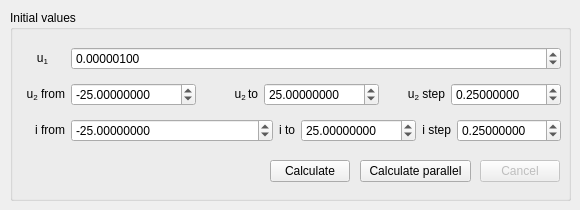
   <widget class="QWidget" name="tab_u2i">
    <attribute name="title">
     <string>u2, i</string>
    </attribute>
    <widget class="QGroupBox" name="groupBox_4">
     <property name="geometry">
      <rect>
       <x>10</x>
       <y>10</y>
       <width>561</width>
       <height>191</height>
      </rect>
     </property>
     <property name="title">
      <string>Initial values</string>
     </property>
     <widget class="QWidget" name="verticalLayoutWidget_3">
      <property name="geometry">
       <rect>
        <x>10</x>
        <y>30</y>
        <width>541</width>
        <height>111</height>
       </rect>
      </property>
      <layout class="QVBoxLayout" name="verticalLayout_4">
       <item>
        <layout class="QHBoxLayout" name="horizontalLayout_9">
         <item>
          <layout class="QHBoxLayout" name="horizontalLayout_78">
           <item>
            <widget class="QLabel" name="label_75">
             <property name="maximumSize">
              <size>
               <width>45</width>
               <height>16777215</height>
              </size>
             </property>
             <property name="text">
              <string>&lt;html&gt;&lt;head/&gt;&lt;body&gt;&lt;p align=&quot;center&quot;&gt;u&lt;span style=&quot; vertical-align:sub;&quot;&gt;1&lt;/span&gt;&lt;/p&gt;&lt;/body&gt;&lt;/html&gt;</string>
             </property>
            </widget>
           </item>
           <item>
            <widget class="QDoubleSpinBox" name="input_u1_u2i">
             <property name="decimals">
              <number>8</number>
             </property>
             <property name="minimum">
              <double>-1000.000000000000000</double>
             </property>
             <property name="maximum">
              <double>1000.000000000000000</double>
             </property>
             <property name="value">
              <double>0.000001000000000</double>
             </property>
            </widget>
           </item>
          </layout>
         </item>
        </layout>
       </item>
       <item>
        <layout class="QHBoxLayout" name="horizontalLayout_8">
         <item>
          <layout class="QHBoxLayout" name="horizontalLayout_75">
           <item>
            <widget class="QLabel" name="label_72">
             <property name="maximumSize">
              <size>
               <width>45</width>
               <height>16777215</height>
              </size>
             </property>
             <property name="text">
              <string>&lt;html&gt;&lt;head/&gt;&lt;body&gt;&lt;p align=&quot;right&quot;&gt;u&lt;span style=&quot; vertical-align:sub;&quot;&gt;2&lt;/span&gt; from&lt;/p&gt;&lt;/body&gt;&lt;/html&gt;</string>
             </property>
            </widget>
           </item>
           <item>
            <widget class="QDoubleSpinBox" name="input_u2_from_u2i">
             <property name="decimals">
              <number>8</number>
             </property>
             <property name="minimum">
              <double>-1000.000000000000000</double>
             </property>
             <property name="maximum">
              <double>1000.990000000000009</double>
             </property>
             <property name="singleStep">
              <double>1.000000000000000</double>
             </property>
             <property name="value">
              <double>-25.000000000000000</double>
             </property>
            </widget>
           </item>
          </layout>
         </item>
         <item>
          <layout class="QHBoxLayout" name="horizontalLayout_76">
           <item>
            <widget class="QLabel" name="label_73">
             <property name="maximumSize">
              <size>
               <width>60</width>
               <height>16777215</height>
              </size>
             </property>
             <property name="text">
              <string>&lt;html&gt;&lt;head/&gt;&lt;body&gt;&lt;p align=&quot;right&quot;&gt;u&lt;span style=&quot; vertical-align:sub;&quot;&gt;2 &lt;/span&gt;to&lt;/p&gt;&lt;/body&gt;&lt;/html&gt;</string>
             </property>
            </widget>
           </item>
           <item>
            <widget class="QDoubleSpinBox" name="input_u2_to_u2i">
             <property name="decimals">
              <number>8</number>
             </property>
             <property name="minimum">
              <double>-1000.000000000000000</double>
             </property>
             <property name="maximum">
              <double>1000.000000000000000</double>
             </property>
             <property name="value">
              <double>25.000000000000000</double>
             </property>
            </widget>
           </item>
          </layout>
         </item>
         <item>
          <layout class="QHBoxLayout" name="horizontalLayout_77">
           <item>
            <widget class="QLabel" name="label_74">
             <property name="maximumSize">
              <size>
               <width>60</width>
               <height>16777215</height>
              </size>
             </property>
             <property name="text">
              <string>&lt;html&gt;&lt;head/&gt;&lt;body&gt;&lt;p align=&quot;right&quot;&gt;u&lt;span style=&quot; vertical-align:sub;&quot;&gt;2&lt;/span&gt; step&lt;/p&gt;&lt;/body&gt;&lt;/html&gt;</string>
             </property>
            </widget>
           </item>
           <item>
            <widget class="QDoubleSpinBox" name="input_u2_step_u2i">
             <property name="decimals">
              <number>8</number>
             </property>
             <property name="minimum">
              <double>0.000001000000000</double>
             </property>
             <property name="maximum">
              <double>100.000000000000000</double>
             </property>
             <property name="value">
              <double>0.250000000000000</double>
             </property>
            </widget>
           </item>
          </layout>
         </item>
        </layout>
       </item>
       <item>
        <layout class="QHBoxLayout" name="horizontalLayout_7">
         <item>
          <layout class="QHBoxLayout" name="horizontalLayout_72">
           <item>
            <widget class="QLabel" name="label_69">
             <property name="sizePolicy">
              <sizepolicy hsizetype="MinimumExpanding" vsizetype="Ignored">
               <horstretch>0</horstretch>
               <verstretch>0</verstretch>
              </sizepolicy>
             </property>
             <property name="maximumSize">
              <size>
               <width>45</width>
               <height>16777215</height>
              </size>
             </property>
             <property name="text">
              <string>&lt;html&gt;&lt;head/&gt;&lt;body&gt;&lt;p align=&quot;right&quot;&gt;i from&lt;/p&gt;&lt;/body&gt;&lt;/html&gt;</string>
             </property>
            </widget>
           </item>
           <item>
            <widget class="QDoubleSpinBox" name="input_i_from_u2i">
             <property name="decimals">
              <number>8</number>
             </property>
             <property name="minimum">
              <double>-1000.000000000000000</double>
             </property>
             <property name="maximum">
              <double>1000.000000000000000</double>
             </property>
             <property name="value">
              <double>-25.000000000000000</double>
             </property>
            </widget>
           </item>
          </layout>
         </item>
         <item>
          <layout class="QHBoxLayout" name="horizontalLayout_73">
           <item>
            <widget class="QLabel" name="label_70">
             <property name="maximumSize">
              <size>
               <width>60</width>
               <height>16777215</height>
              </size>
             </property>
             <property name="text">
              <string>&lt;html&gt;&lt;head/&gt;&lt;body&gt;&lt;p align=&quot;right&quot;&gt;i to&lt;/p&gt;&lt;/body&gt;&lt;/html&gt;</string>
             </property>
            </widget>
           </item>
           <item>
            <widget class="QDoubleSpinBox" name="input_i_to_u2i">
             <property name="decimals">
              <number>8</number>
             </property>
             <property name="minimum">
              <double>-1000.000000000000000</double>
             </property>
             <property name="maximum">
              <double>1000.000000000000000</double>
             </property>
             <property name="value">
              <double>25.000000000000000</double>
             </property>
            </widget>
           </item>
          </layout>
         </item>
         <item>
          <layout class="QHBoxLayout" name="horizontalLayout_74">
           <item>
            <widget class="QLabel" name="label_71">
             <property name="maximumSize">
              <size>
               <width>60</width>
               <height>16777215</height>
              </size>
             </property>
             <property name="text">
              <string>&lt;html&gt;&lt;head/&gt;&lt;body&gt;&lt;p align=&quot;right&quot;&gt;i step&lt;/p&gt;&lt;/body&gt;&lt;/html&gt;</string>
             </property>
            </widget>
           </item>
           <item>
            <widget class="QDoubleSpinBox" name="input_i_step_u2i">
             <property name="decimals">
              <number>8</number>
             </property>
             <property name="minimum">
              <double>0.000001000000000</double>
             </property>
             <property name="maximum">
              <double>100.000000000000000</double>
             </property>
             <property name="value">
              <double>0.250000000000000</double>
             </property>
            </widget>
           </item>
          </layout>
         </item>
        </layout>
       </item>
      </layout>
     </widget>
     <widget class="QPushButton" name="button_calculate_parallel_u2i">
      <property name="geometry">
       <rect>
        <x>350</x>
        <y>150</y>
        <width>111</width>
        <height>22</height>
       </rect>
      </property>
      <property name="text">
       <string>Calculate parallel</string>
      </property>
     </widget>
     <widget class="QPushButton" name="button_cancel_u2i">
      <property name="enabled">
       <bool>false</bool>
      </property>
      <property name="geometry">
       <rect>
        <x>470</x>
        <y>150</y>
        <width>80</width>
        <height>22</height>
       </rect>
      </property>
      <property name="text">
       <string>Cancel</string>
      </property>
     </widget>
     <widget class="QPushButton" name="button_calculate_u2i">
      <property name="geometry">
       <rect>
        <x>260</x>
        <y>150</y>
        <width>80</width>
        <height>22</height>
       </rect>
      </property>
      <property name="text">
       <string>Calculate</string>
      </property>
     </widget>
    </widget>
   </widget>
